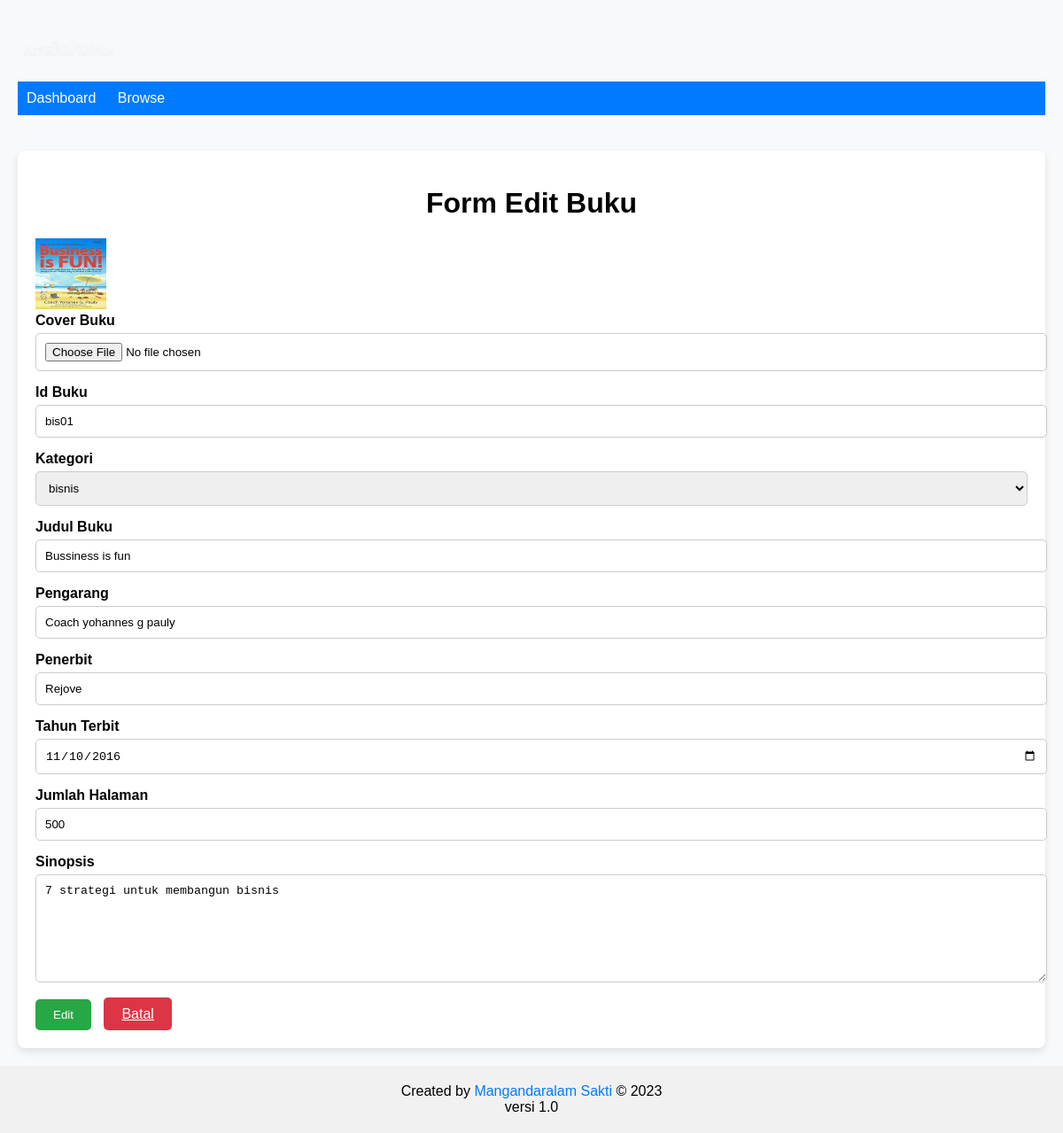
Screenshot of /Layout/dashboardAdmin/buku/updateBuku.php?idReview=bis01 (signed in) with the database file from the repository.
### tables this page shows
CREATE TABLE `buku` (
  `cover` varchar(255) NOT NULL,
  `id_buku` varchar(20) NOT NULL,
  `kategori` varchar(255) NOT NULL,
  `judul` varchar(255) NOT NULL,
  `pengarang` varchar(255) NOT NULL,
  `penerbit` varchar(255) NOT NULL,
  `tahun_terbit` date NOT NULL,
  `jumlah_halaman` int NOT NULL,
  `buku_deskripsi` text NOT NULL
);

### data/config.php (called while the page is built, shortened)
<?php
$host = "localhost";
$username = "root";
$password = "";
$db_name = "perpustakaan";
$connection = mysqli_connect($host, $username, $password, $db_name);
function queryReadData($query, $params = [], $param_types = "") {
    global $connection;
    if (empty($params)) {
        $result = $connection->query($query);
    }
    if ($result->num_rows > 0) {
        return $result->fetch_all(MYSQLI_ASSOC);
    } else {
        return [];
    }
}
?>

### Layout/dashboardAdmin/buku/updateBuku.php (the view, shortened to what this page needs)
<?php
require "../../../data/config.php";
$review = $_GET["idReview"];
$reviewData = queryReadData("SELECT * FROM buku WHERE id_buku = '$review'")[0];
?>
<!DOCTYPE html>
<html lang="en">
<head>
    <link rel="stylesheet" href="/styles/admin/updateBuku.css">
</head>
<body>
    <nav>
        <div class="container">
            <a href="#" class="logo">
                <img src="/images/logoNav.png" alt="logo" width="120px">
            </a>
            <div class="navbar">
                <a href="../dashboardAdmin.php">Dashboard</a>
                <a href="daftarBuku.php" class="active">Browse</a>
            </div>
        </div>
    </nav>
    <div class="container">
        <div class="card">
            <h1 class="title">Form Edit Buku</h1>
            <form action="" method="post" enctype="multipart/form-data">
                <div class="form-group">
                    <img src="/imgDB/<?= $reviewData["cover"]; ?>" width="80px" height="80px" alt="Cover">
                    <label for="formFileMultiple">Cover Buku</label>
                    <input type="file" name="cover" id="formFileMultiple">
                </div>
                <div class="form-group">
                    <label for="id_buku">Id Buku</label>
                    <input type="text" name="id_buku" id="id_buku" placeholder="example inf01" value="<?= $reviewData["id_buku"]; ?>">
                </div>
                <div class="form-group">
                    <label for="kategori">Kategori</label>
                    <select name="kategori" id="kategori">
                        <option selected><?= $reviewData["kategori"]; ?></option>
                    </select>
                </div>
                <div class="form-group">
                    <label for="judul">Judul Buku</label>
                    <input type="text" name="judul" id="judul" placeholder="Judul Buku" value="<?= $reviewData["judul"]; ?>">
                </div>
                <div class="form-group">
                    <label for="pengarang">Pengarang</label>
                    <input type="text" name="pengarang" id="pengarang" placeholder="Nama Pengarang" value="<?= $reviewData["pengarang"]; ?>">
                </div>
                <div class="form-group">
                    <label for="penerbit">Penerbit</label>
                    <input type="text" name="penerbit" id="penerbit" placeholder="Nama Penerbit" value="<?= $reviewData["penerbit"]; ?>">
                </div>
                <div class="form-group">
                    <label for="tahun_terbit">Tahun Terbit</label>
                    <input type="date" name="tahun_terbit" id="tahun_terbit" value="<?= $reviewData["tahun_terbit"]; ?>">
                </div>
                <div class="form-group">
                    <label for="jumlah_halaman">Jumlah Halaman</label>
                    <input type="number" name="jumlah_halaman" id="jumlah_halaman" value="<?= $reviewData["jumlah_halaman"]; ?>">
                </div>
                <div class="form-group">
                    <label for="buku_deskripsi">Sinopsis</label>
                    <textarea name="buku_deskripsi" id="buku_deskripsi" placeholder="Sinopsis tentang buku ini"><?= $reviewData["buku_deskripsi"]; ?></textarea>
                </div>
                <button type="submit" name="update" class="btn-success">Edit</button>
                <a href="daftarBuku.php" class="btn-danger">Batal</a>
            </form>
        </div>
    </div>
    <footer>
        <div class="footer-content">
            <p>Created by <span class="text-primary">Mangandaralam Sakti</span> © 2023</p>
            <p>versi 1.0</p>
        </div>
    </footer>
</body>
</html>

### styles/admin/updateBuku.css (style rules this page uses)
body, html { margin: 0; padding: 0; font-family: Arial, sans-serif; background-color: #f8f9fa; }
.container { max-width: 1200px; margin: 0 auto; padding: 20px; }
.navbar { background-color: #007bff; padding: 10px; }
.navbar a { color: white; margin-right: 20px; text-decoration: none; }
.card { background-color: white; padding: 20px; border-radius: 8px; box-shadow: 0 4px 8px rgba(0, 0, 0, 0.1); }
.card .title { text-align: center; font-weight: bold; }
.form-group { margin-bottom: 15px; }
.form-group label { font-weight: bold; display: block; }
.form-group input, .form-group select, .form-group textarea { width: 100%; padding: 10px; margin-top: 5px; border: 1px solid #ccc; border-radius: 5px; }
textarea { resize: vertical; min-height: 100px; }
.btn-success, .btn-danger { padding: 10px 20px; background-color: #28a745; color: white; border: none; border-radius: 5px; cursor: pointer; margin-right: 10px; }
.btn-danger { background-color: #dc3545; }
footer { background-color: #f1f1f1; padding: 20px 0; text-align: center; }
footer .footer-content p { margin: 0; }
.text-primary { color: #007bff; }

### rows the page displays
buku: cover (picture), id_buku "bis01", kategori "bisnis", judul "Bussiness is fun", pengarang "Coach yohannes g pauly", penerbit "Rejove", tahun_terbit "11/10/2016", jumlah_halaman "500", buku_deskripsi "7 strategi untuk membangun bisnis"
